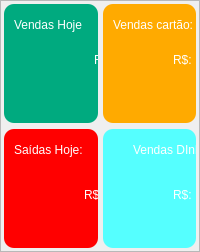
                              <widget class="QFrame" name="frame_43">
                               <property name="styleSheet">
                                <string notr="true"/>
                               </property>
                               <property name="frameShape">
                                <enum>QFrame::StyledPanel</enum>
                               </property>
                               <property name="frameShadow">
                                <enum>QFrame::Raised</enum>
                               </property>
                               <layout class="QVBoxLayout" name="verticalLayout_12">
                                <property name="spacing">
                                 <number>0</number>
                                </property>
                                <property name="leftMargin">
                                 <number>0</number>
                                </property>
                                <property name="topMargin">
                                 <number>0</number>
                                </property>
                                <property name="rightMargin">
                                 <number>0</number>
                                </property>
                                <property name="bottomMargin">
                                 <number>0</number>
                                </property>
                                <item>
                                 <widget class="QFrame" name="frame_45">
                                  <property name="minimumSize">
                                   <size>
                                    <width>0</width>
                                    <height>250</height>
                                   </size>
                                  </property>
                                  <property name="frameShape">
                                   <enum>QFrame::NoFrame</enum>
                                  </property>
                                  <property name="frameShadow">
                                   <enum>QFrame::Raised</enum>
                                  </property>
                                  <layout class="QHBoxLayout" name="horizontalLayout_15">
                                   <property name="spacing">
                                    <number>5</number>
                                   </property>
                                   <property name="leftMargin">
                                    <number>3</number>
                                   </property>
                                   <property name="topMargin">
                                    <number>3</number>
                                   </property>
                                   <property name="rightMargin">
                                    <number>3</number>
                                   </property>
                                   <property name="bottomMargin">
                                    <number>3</number>
                                   </property>
                                   <item>
                                    <widget class="QFrame" name="frame_49">
                                     <property name="frameShape">
                                      <enum>QFrame::NoFrame</enum>
                                     </property>
                                     <property name="frameShadow">
                                      <enum>QFrame::Raised</enum>
                                     </property>
                                     <layout class="QVBoxLayout" name="verticalLayout_20">
                                      <property name="leftMargin">
                                       <number>0</number>
                                      </property>
                                      <property name="topMargin">
                                       <number>0</number>
                                      </property>
                                      <property name="rightMargin">
                                       <number>0</number>
                                      </property>
                                      <property name="bottomMargin">
                                       <number>0</number>
                                      </property>
                                      <item>
                                       <widget class="QFrame" name="frame_54">
                                        <property name="styleSheet">
                                         <string notr="true">background-color: rgb(0, 170, 127);
border-radius: 10px;</string>
                                        </property>
                                        <property name="frameShape">
                                         <enum>QFrame::StyledPanel</enum>
                                        </property>
                                        <property name="frameShadow">
                                         <enum>QFrame::Raised</enum>
                                        </property>
                                        <widget class="QLabel" name="label">
                                         <property name="geometry">
                                          <rect>
                                           <x>90</x>
                                           <y>40</y>
                                           <width>31</width>
                                           <height>31</height>
                                          </rect>
                                         </property>
                                         <property name="styleSheet">
                                          <string notr="true">font: 87 12pt &quot;Segoe UI Black&quot;;
color: rgb(255, 255, 255);</string>
                                         </property>
                                         <property name="text">
                                          <string>R$:</string>
                                         </property>
                                        </widget>
                                        <widget class="QLabel" name="label_13">
                                         <property name="geometry">
                                          <rect>
                                           <x>130</x>
                                           <y>40</y>
                                           <width>111</width>
                                           <height>31</height>
                                          </rect>
                                         </property>
                                         <property name="styleSheet">
                                          <string notr="true">font: 87 12pt &quot;Segoe UI Black&quot;;
color: rgb(255, 255, 255);</string>
                                         </property>
                                         <property name="text">
                                          <string>1.500,00</string>
                                         </property>
                                        </widget>
                                        <widget class="QLabel" name="label_14">
                                         <property name="geometry">
                                          <rect>
                                           <x>10</x>
                                           <y>10</y>
                                           <width>111</width>
                                           <height>21</height>
                                          </rect>
                                         </property>
                                         <property name="styleSheet">
                                          <string notr="true">color: rgb(255, 255, 255);
font: 87 12pt &quot;Segoe UI Black&quot;;</string>
                                         </property>
                                         <property name="text">
                                          <string>Vendas Hoje</string>
                                         </property>
                                        </widget>
                                       </widget>
                                      </item>
                                      <item>
                                       <widget class="QFrame" name="frame_57">
                                        <property name="styleSheet">
                                         <string notr="true">background-color: rgb(255, 0, 0);
border-radius: 10px;</string>
                                        </property>
                                        <property name="frameShape">
                                         <enum>QFrame::StyledPanel</enum>
                                        </property>
                                        <property name="frameShadow">
                                         <enum>QFrame::Raised</enum>
                                        </property>
                                        <widget class="QLabel" name="label_15">
                                         <property name="geometry">
                                          <rect>
                                           <x>10</x>
                                           <y>10</y>
                                           <width>111</width>
                                           <height>21</height>
                                          </rect>
                                         </property>
                                         <property name="styleSheet">
                                          <string notr="true">color: rgb(255, 255, 255);
font: 87 12pt &quot;Segoe UI Black&quot;;</string>
                                         </property>
                                         <property name="text">
                                          <string>Saídas Hoje:</string>
                                         </property>
                                        </widget>
                                        <widget class="QLabel" name="label_17">
                                         <property name="geometry">
                                          <rect>
                                           <x>80</x>
                                           <y>50</y>
                                           <width>31</width>
                                           <height>31</height>
                                          </rect>
                                         </property>
                                         <property name="styleSheet">
                                          <string notr="true">font: 87 12pt &quot;Segoe UI Black&quot;;
color: rgb(255, 255, 255);</string>
                                         </property>
                                         <property name="text">
                                          <string>R$:</string>
                                         </property>
                                        </widget>
                                        <widget class="QLabel" name="label_18">
                                         <property name="geometry">
                                          <rect>
                                           <x>130</x>
                                           <y>50</y>
                                           <width>111</width>
                                           <height>31</height>
                                          </rect>
                                         </property>
                                         <property name="styleSheet">
                                          <string notr="true">font: 87 12pt &quot;Segoe UI Black&quot;;
color: rgb(255, 255, 255);</string>
                                         </property>
                                         <property name="text">
                                          <string>10,00</string>
                                         </property>
                                        </widget>
                                       </widget>
                                      </item>
                                     </layout>
                                    </widget>
                                   </item>
                                   <item>
                                    <widget class="QFrame" name="frame_50">
                                     <property name="frameShape">
                                      <enum>QFrame::NoFrame</enum>
                                     </property>
                                     <property name="frameShadow">
                                      <enum>QFrame::Raised</enum>
                                     </property>
                                     <layout class="QVBoxLayout" name="verticalLayout_17">
                                      <property name="leftMargin">
                                       <number>0</number>
                                      </property>
                                      <property name="topMargin">
                                       <number>0</number>
                                      </property>
                                      <property name="rightMargin">
                                       <number>0</number>
                                      </property>
                                      <property name="bottomMargin">
                                       <number>0</number>
                                      </property>
                                      <item>
                                       <widget class="QFrame" name="frame_55">
                                        <property name="styleSheet">
                                         <string notr="true">background-color: rgb(255, 170, 0);
border-radius: 10px;</string>
                                        </property>
                                        <property name="frameShape">
                                         <enum>QFrame::StyledPanel</enum>
                                        </property>
                                        <property name="frameShadow">
                                         <enum>QFrame::Raised</enum>
                                        </property>
                                        <widget class="QLabel" name="label_31">
                                         <property name="geometry">
                                          <rect>
                                           <x>10</x>
                                           <y>10</y>
                                           <width>111</width>
                                           <height>21</height>
                                          </rect>
                                         </property>
                                         <property name="styleSheet">
                                          <string notr="true">color: rgb(255, 255, 255);
font: 87 12pt &quot;Segoe UI Black&quot;;</string>
                                         </property>
                                         <property name="text">
                                          <string>Vendas cartão:</string>
                                         </property>
                                        </widget>
                                        <widget class="QLabel" name="label_34">
                                         <property name="geometry">
                                          <rect>
                                           <x>70</x>
                                           <y>40</y>
                                           <width>31</width>
                                           <height>31</height>
                                          </rect>
                                         </property>
                                         <property name="styleSheet">
                                          <string notr="true">font: 87 12pt &quot;Segoe UI Black&quot;;
color: rgb(255, 255, 255);</string>
                                         </property>
                                         <property name="text">
                                          <string>R$:</string>
                                         </property>
                                        </widget>
                                        <widget class="QLabel" name="label_35">
                                         <property name="geometry">
                                          <rect>
                                           <x>120</x>
                                           <y>40</y>
                                           <width>111</width>
                                           <height>31</height>
                                          </rect>
                                         </property>
                                         <property name="styleSheet">
                                          <string notr="true">font: 87 12pt &quot;Segoe UI Black&quot;;
color: rgb(255, 255, 255);</string>
                                         </property>
                                         <property name="text">
                                          <string>1.000,00</string>
                                         </property>
                                        </widget>
                                       </widget>
                                      </item>
                                      <item>
                                       <widget class="QFrame" name="frame_53">
                                        <property name="styleSheet">
                                         <string notr="true">background-color: rgb(85, 255, 255);
border-radius: 10px;</string>
                                        </property>
                                        <property name="frameShape">
                                         <enum>QFrame::StyledPanel</enum>
                                        </property>
                                        <property name="frameShadow">
                                         <enum>QFrame::Raised</enum>
                                        </property>
                                        <widget class="QLabel" name="label_36">
                                         <property name="geometry">
                                          <rect>
                                           <x>30</x>
                                           <y>10</y>
                                           <width>111</width>
                                           <height>21</height>
                                          </rect>
                                         </property>
                                         <property name="styleSheet">
                                          <string notr="true">color: rgb(255, 255, 255);
font: 87 12pt &quot;Segoe UI Black&quot;;</string>
                                         </property>
                                         <property name="text">
                                          <string>Vendas DInheiro</string>
                                         </property>
                                        </widget>
                                        <widget class="QLabel" name="label_37">
                                         <property name="geometry">
                                          <rect>
                                           <x>70</x>
                                           <y>50</y>
                                           <width>31</width>
                                           <height>31</height>
                                          </rect>
                                         </property>
                                         <property name="styleSheet">
                                          <string notr="true">font: 87 12pt &quot;Segoe UI Black&quot;;
color: rgb(255, 255, 255);</string>
                                         </property>
                                         <property name="text">
                                          <string>R$:</string>
                                         </property>
                                        </widget>
                                        <widget class="QLabel" name="label_38">
                                         <property name="geometry">
                                          <rect>
                                           <x>120</x>
                                           <y>50</y>
                                           <width>111</width>
                                           <height>31</height>
                                          </rect>
                                         </property>
                                         <property name="styleSheet">
                                          <string notr="true">font: 87 12pt &quot;Segoe UI Black&quot;;
color: rgb(255, 255, 255);</string>
                                         </property>
                                         <property name="text">
                                          <string>500,00</string>
                                         </property>
                                        </widget>
                                       </widget>
                                      </item>
                                     </layout>
                                    </widget>
                                   </item>
                                  </layout>
                                 </widget>
                                </item>
                                <item>
                                 <widget class="QFrame" name="frame_46">
                                  <property name="frameShape">
                                   <enum>QFrame::StyledPanel</enum>
                                  </property>
                                  <property name="frameShadow">
                                   <enum>QFrame::Raised</enum>
                                  </property>
                                 </widget>
                                </item>
                               </layout>
                              </widget>
